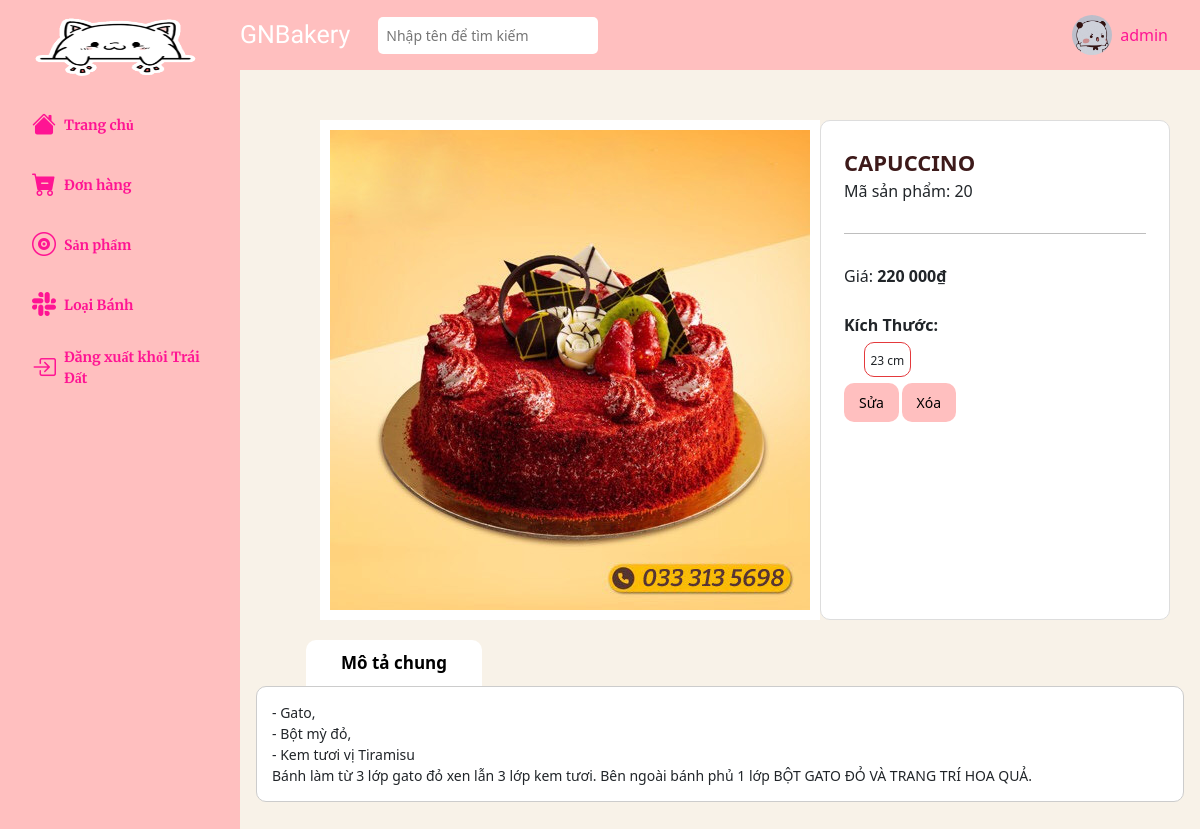
/admin/products/show.php?id=20 (signed in), run on the app's committed database.
### tables this page shows
CREATE TABLE `products` (
  `id` int(11) NOT NULL,
  `name` varchar(50) NOT NULL,
  `image` varchar(255) NOT NULL,
  `size` int(11) NOT NULL,
  `price` float NOT NULL,
  `description` text NOT NULL,
  `status` tinyint(1) NOT NULL DEFAULT '1',
  `category_detail_id` int(11) NOT NULL,
  `admin_id` int(11) NOT NULL
);

### admin/products/show.php (the view, shortened to what this page needs)
<?php
    include '../navbar-vertical.php';
    $id = $_GET['id'];
    require_once '../../database/connect.php';
    $sql = "select * from products where id = '$id'";
    $result = mysqli_query($connect, $sql);
    $each = mysqli_fetch_array($result);
?>
<div class="main__container">
    <div class="product">
        <div class="product-content">
            <div class="product-content-left">
                <img class="image-img hide-on-mobile-tablet" src="../../assets/images/products/<?= $each['image'] ?>" data-zoom-image="../../assets/images/products/<?= $each['image'] ?>" />
            </div>
            <div class="product-content-right">
                <div class="product-content-right-name">
                    <h1><?= $each['name'] ?></h1>
                    <p>Mã sản phẩm: <?= $each['id'] ?></p>
                </div>
                <hr>
                <div class="product-price">
                    <p class="line-price">
                        <span class="">Giá: </span>
                        <span class="ProductPrice" itemprop="price" content="220000">
                            <?= number_format($each['price'], 0, '.', ' ') ?>&#8363
                        </span>
                    </p>
                </div>
                <div class="product-select-swatch">
                    <div class="product-select-swatch-text">
                        <p>Kích Thước:</p>
                    </div>
                    <div class="select-swap">
                        <div class="data-one">
                            <label for="swatch" class="sd">
                                <?= $each['size'] ?> cm
                            </label>
                        </div>
                    </div>
                </div>
                <div class="product-actions">
                    <a href="form_update.php?id=<?= $each['id'] ?>&admin_id=<?= $each['admin_id'] ?>" id="AddToCart" class="btnAddtocart">Sửa</a>
                    <a onclick="return confirm('Bạn chắc chắn muốn xóa?')" href="delete.php?id=<?= $each['id'] ?>&admin_id=<?= $each['admin_id'] ?>" id="buy-now" class="btnBuynow">
                    Xóa
                </a>
                </div>
            </div>
        </div>
    </div>
    <div class="product-tab">
        <div class="tab" >
            <button class="tablinks" >Mô tả chung</button>
        </div>
        <div class="content-product-tab">
            <?= nl2br($each['description']) ?>
        </div>
    </div>
</div>
</body>
</html>

### assets/css/admin.css (style rules this page uses)
html { font-size: 62.5%; line-height: 1.6rem; font-family: 'Roboto', sans-serif; box-sizing: border-box; }
a { color: #FF1493; }
* { box-sizing: inherit; }
:root { --text-color: #FF1493; --background-color: #f8f2e8; --navbar-color: #ffbfbf; --navbar-vertical-width : 240px; --header-height: 70px; }
body { background-color: var(--background-color); }
.main__form, .main__container { margin-left: var(--navbar-vertical-width); min-height: 80vh; margin-top: 30px; }
.product-content { background: #f8f2e8; padding: 20px 30px; display: flex; width: 100%; }
.product-content-left { margin-left: 50px; width: 50%; }
.image-img { border: 10px solid white; }
.product-content-right { margin-left: 50px; padding: 28px 23px; background: #fff; border-radius: 10px; border: solid 1px #ddd; width: 70%; }
.product-content-right-name h1 { font-size: 22px; color: #3d1a1a; margin: 0; font-weight: bolder; }
.product-content-right-name p { margin-top: 4px; font-size: 1.6rem; }
.product-content-right hr { clear: both; border-top:1px solid black; border-width: 1px 0 0; margin: 30px 0; height: 0; }
.line-price { font-size: 1.6rem; }
.ProductPrice { font-weight: bolder; }
.product-select-swatch { margin-top: 25px; }
.product-select-swatch-text p { margin: 0; font-weight: bold; margin-bottom: 5px; display: inline-block; position: relative; font-size: 1.6rem; }
.select-swap { display: flex; }
.data-one { -webkit-font-smoothing: antialiased; display: inline-block; position: relative; margin-left: 20px; }
.data-one label { border-radius: 10px; float: left; width: 130%; height: 35px; margin: 0; text-align: center; line-height: 35px; white-space: nowrap; font-size: 12px; border: 1px solid #ccc; cursor: pointer; position: relative; }
.data-one label.sd { border: 1px solid #e4393c; }
.product-actions { margin-top: 15px; }
.product-actions #AddToCart, .product-actions #buy-now { background: var(--navbar-color); color: rgb(0, 0, 0); padding: 10px 15px; border-radius: 10px; border: none; font-size: 1.4rem; text-decoration: none; }
.product-tab { margin: 0 16px 32px; }
.tab { margin-left:50px; overflow: hidden; }
.tab button { border: none; cursor: pointer; padding: 14px 16px; transition: 0.3s; font-size: 17px; color: black; font-weight: bolder; padding: 10px 35px; background: #fff; border-top-left-radius: 10px; border-top-right-radius: 10px; }
.content-product-tab { background: #fff; padding: 15px; border-radius: 10px; border: 1px solid #ccc; font-size: 1.4rem; }

### data on the page
products: image (picture), name "CAPUCCINO", id "20", price "220 000", size "23", description "- Gato, - Bột mỳ đỏ, - Kem tươi vị Tiramisu Bánh làm từ 3 lớp gato đỏ xen lẫn 3 lớp kem tươi. Bên ngoài bánh phủ 1 lớp BỘT GATO ĐỎ VÀ TRANG TRÍ HOA QUẢ."

### other printed values
$_SESSION['name'] "admin"
